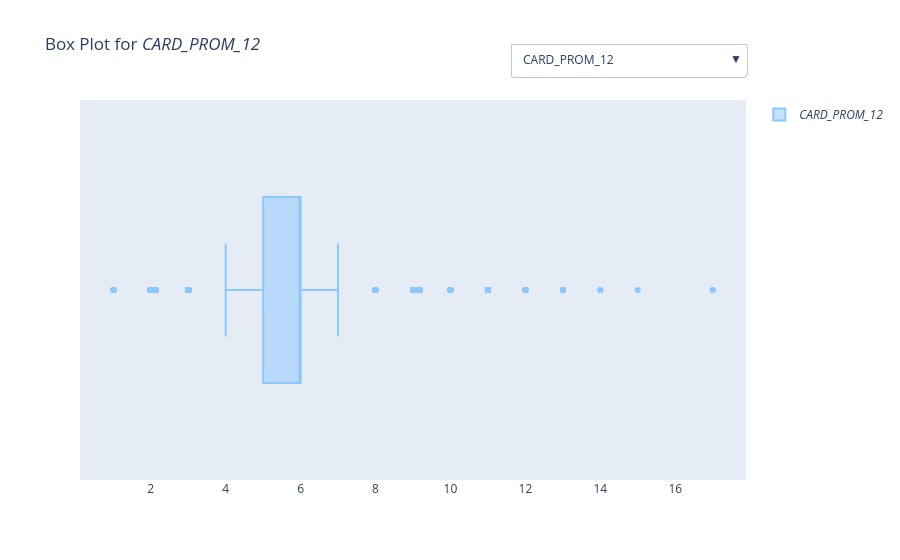

Notebook source saved alongside this figure:
### Markdown cell above
An interactive box plot was created for each numerical variable, allowing a focused inspection of the median, interquartile range, whiskers, and the position of individual extreme values.

### Code cell
numerical_columns = [col for col in donors_train1.select_dtypes(include=['number']).columns
                     if col not in ['PEP_STAR', 'INCOME_GROUP', 'WEALTH_RATING', 'TARGET_B']]

fig = go.Figure()
buttons = []

for idx, column in enumerate(numerical_columns):

    fig.add_trace(go.Box(
        x=donors_train1[column],
        name=f'<i>{column}</i>',
        marker_color='#8BC7FF',
        visible=(idx == 0)
    ))

    buttons.append(
        {'method': 'update',
         'label': column,
         'args': [{'visible': [i == idx for i in range(len(numerical_columns))]},
                  {'title': f'Box Plot for <i>{column}</i>', 'showlegend': True}]}
    )

fig.update_layout(
    updatemenus=[{'type': 'dropdown', 'active': 0, 'buttons': buttons, 'x': 1, 'y': 1.15}],
    title=f'Box Plot for <i>{numerical_columns[0]}</i>',
    showlegend=True,
    yaxis=dict(showticklabels=False)
)

fig.show()

### Figure 1 — Plotly figure (JSON) as saved in the notebook; plotly's stock layout.template omitted (floating-point values rounded to 4 significant figures; data arrays with more than 128 entries replaced by an {"elided": "..."} marker saying what was removed)
{"data": [{"marker": {"color": "#8BC7FF"}, "name": "<i>CARD_PROM_12</i>", "type": "box", "visible": true, "x": {"elided": "13560 float values"}}, {"marker": {"color": "#8BC7FF"}, "name": "<i>CHILDREN</i>", "type": "box", "visible": false, "x": {"elided": "13560 float values"}}, {"marker": {"color": "#8BC7FF"}, "name": "<i>DONOR_AGE</i>", "type": "box", "visible": false, "x": {"elided": "13560 float values"}}, {"marker": {"color": "#8BC7FF"}, "name": "<i>FILE_CARD_GIFT</i>", "type": "box", "visible": false, "x": {"elided": "13560 float values"}}, {"marker": {"color": "#8BC7FF"}, "name": "<i>FREQUENCY_STATUS_97NK</i>", "type": "box", "visible": false, "x": {"elided": "13560 float values"}}, {"marker": {"color": "#8BC7FF"}, "name": "<i>LAST_GIFT_AMT</i>", "type": "box", "visible": false, "x": {"elided": "13560 float values"}}, {"marker": {"color": "#8BC7FF"}, "name": "<i>LIFETIME_CARD_PROM</i>", "type": "box", "visible": false, "x": {"elided": "13560 float values"}}, {"marker": {"color": "#8BC7FF"}, "name": "<i>LIFETIME_GIFT_AMOUNT</i>", "type": "box", "visible": false, "x": {"elided": "13560 float values"}}, {"marker": {"color": "#8BC7FF"}, "name": "<i>LIFETIME_GIFT_COUNT</i>", "type": "box", "visible": false, "x": {"elided": "13560 float values"}}, {"marker": {"color": "#8BC7FF"}, "name": "<i>LIFETIME_MAX_GIFT_AMT</i>", "type": "box", "visible": false, "x": {"elided": "13560 float values"}}, {"marker": {"color": "#8BC7FF"}, "name": "<i>LIFETIME_MIN_GIFT_AMT</i>", "type": "box", "visible": false, "x": {"elided": "13560 float values"}}, {"marker": {"color": "#8BC7FF"}, "name": "<i>LIFETIME_PROM</i>", "type": "box", "visible": false, "x": {"elided": "13560 float values"}}, {"marker": {"color": "#8BC7FF"}, "name": "<i>MEDIAN_HOME_VALUE</i>", "type": "box", "visible": false, "x": {"elided": "13560 float values"}}, {"marker": {"color": "#8BC7FF"}, "name": "<i>MEDIAN_HOUSEHOLD_INCOME</i>", "type": "box", "visible": false, "x": {"elided": "13560 float values"}}, {"marker": {"color": "#8BC7FF"}, "name": "<i>MONTHS_SINCE_FIRST_GIFT</i>", "type": "box", "visible": false, "x": {"elided": "13560 float values"}}, {"marker": {"color": "#8BC7FF"}, "name": "<i>MONTHS_SINCE_LAST_GIFT</i>", "type": "box", "visible": false, "x": {"elided": "13560 float values"}}, {"marker": {"color": "#8BC7FF"}, "name": "<i>MONTHS_SINCE_LAST_PROM_RESP</i>", "type": "box", "visible": false, "x": {"elided": "13560 float values"}}, {"marker": {"color": "#8BC7FF"}, "name": "<i>NUMBER_PROM_12</i>", "type": "box", "visible": false, "x": {"elided": "13560 float values"}}, {"marker": {"color": "#8BC7FF"}, "name": "<i>PCT_ATTRIBUTE1</i>", "type": "box", "visible": false, "x": {"elided": "13560 float values"}}, {"marker": {"color": "#8BC7FF"}, "name": "<i>PCT_ATTRIBUTE2</i>", "type": "box", "visible": false, "x": {"elided": "13560 float values"}}, {"marker": {"color": "#8BC7FF"}, "name": "<i>PCT_ATTRIBUTE3</i>", "type": "box", "visible": false, "x": {"elided": "13560 float values"}}, {"marker": {"color": "#8BC7FF"}, "name": "<i>PCT_ATTRIBUTE4</i>", "type": "box", "visible": false, "x": {"elided": "13560 float values"}}, {"marker": {"color": "#8BC7FF"}, "name": "<i>PCT_OWNER_OCCUPIED</i>", "type": "box", "visible": false, "x": {"elided": "13560 float values"}}, {"marker": {"color": "#8BC7FF"}, "name": "<i>PER_CAPITA_INCOME</i>", "type": "box", "visible": false, "x": {"elided": "13560 float values"}}, {"marker": {"color": "#8BC7FF"}, "name": "<i>RECENT_AVG_CARD_GIFT_AMT</i>", "type": "box", "visible": false, "x": {"elided": "13560 float values"}}, {"marker": {"color": "#8BC7FF"}, "name": "<i>RECENT_AVG_GIFT_AMT</i>", "type": "box", "visible": false, "x": {"elided": "13560 float values"}}, {"marker": {"color": "#8BC7FF"}, "name": "<i>RECENT_CARD_RESPONSE_COUNT</i>", "type": "box", "visible": false, "x": {"elided": "13560 float values"}}, {"marker": {"color": "#8BC7FF"}, "name": "<i>RECENT_CARD_RESPONSE_PROP</i>", "type": "box", "visible": false, "x": {"elided": "13560 float values"}}, {"marker": {"color": "#8BC7FF"}, "name": "<i>RECENT_RESPONSE_COUNT</i>", "type": "box", "visible": false, "x": {"elided": "13560 float values"}}, {"marker": {"color": "#8BC7FF"}, "name": "<i>RECENT_RESPONSE_PROP</i>", "type": "box", "visible": false, "x": {"elided": "13560 float values"}}, {"marker": {"color": "#8BC7FF"}, "name": "<i>RECENT_STAR_STATUS</i>", "type": "box", "visible": false, "x": {"elided": "13560 float values"}}], "layout": {"showlegend": true, "title": {"text": "Box Plot for <i>CARD_PROM_12</i>"}, "updatemenus": [{"active": 0, "buttons": [{"args": [{"visible": [true, false, false, false, false, false, false, false, false, false, false, false, false, false, false, false, false, false, false, false, false, false, false, false, false, false, false, false, false, false, false]}, {"showlegend": true, "title": "Box Plot for <i>CARD_PROM_12</i>"}], "label": "CARD_PROM_12", "method": "update"}, {"args": [{"visible": [false, true, false, false, false, false, false, false, false, false, false, false, false, false, false, false, false, false, false, false, false, false, false, false, false, false, false, false, false, false, false]}, {"showlegend": true, "title": "Box Plot for <i>CHILDREN</i>"}], "label": "CHILDREN", "method": "update"}, {"args": [{"visible": [false, false, true, false, false, false, false, false, false, false, false, false, false, false, false, false, false, false, false, false, false, false, false, false, false, false, false, false, false, false, false]}, {"showlegend": true, "title": "Box Plot for <i>DONOR_AGE</i>"}], "label": "DONOR_AGE", "method": "update"}, {"args": [{"visible": [false, false, false, true, false, false, false, false, false, false, false, false, false, false, false, false, false, false, false, false, false, false, false, false, false, false, false, false, false, false, false]}, {"showlegend": true, "title": "Box Plot for <i>FILE_CARD_GIFT</i>"}], "label": "FILE_CARD_GIFT", "method": "update"}, {"args": [{"visible": [false, false, false, false, true, false, false, false, false, false, false, false, false, false, false, false, false, false, false, false, false, false, false, false, false, false, false, false, false, false, false]}, {"showlegend": true, "title": "Box Plot for <i>FREQUENCY_STATUS_97NK</i>"}], "label": "FREQUENCY_STATUS_97NK", "method": "update"}, {"args": [{"visible": [false, false, false, false, false, true, false, false, false, false, false, false, false, false, false, false, false, false, false, false, false, false, false, false, false, false, false, false, false, false, false]}, {"showlegend": true, "title": "Box Plot for <i>LAST_GIFT_AMT</i>"}], "label": "LAST_GIFT_AMT", "method": "update"}, {"args": [{"visible": [false, false, false, false, false, false, true, false, false, false, false, false, false, false, false, false, false, false, false, false, false, false, false, false, false, false, false, false, false, false, false]}, {"showlegend": true, "title": "Box Plot for <i>LIFETIME_CARD_PROM</i>"}], "label": "LIFETIME_CARD_PROM", "method": "update"}, {"args": [{"visible": [false, false, false, false, false, false, false, true, false, false, false, false, false, false, false, false, false, false, false, false, false, false, false, false, false, false, false, false, false, false, false]}, {"showlegend": true, "title": "Box Plot for <i>LIFETIME_GIFT_AMOUNT</i>"}], "label": "LIFETIME_GIFT_AMOUNT", "method": "update"}, {"args": [{"visible": [false, false, false, false, false, false, false, false, true, false, false, false, false, false, false, false, false, false, false, false, false, false, false, false, false, false, false, false, false, false, false]}, {"showlegend": true, "title": "Box Plot for <i>LIFETIME_GIFT_COUNT</i>"}], "label": "LIFETIME_GIFT_COUNT", "method": "update"}, {"args": [{"visible": [false, false, false, false, false, false, false, false, false, true, false, false, false, false, false, false, false, false, false, false, false, false, false, false, false, false, false, false, false, false, false]}, {"showlegend": true, "title": "Box Plot for <i>LIFETIME_MAX_GIFT_AMT</i>"}], "label": "LIFETIME_MAX_GIFT_AMT", "method": "update"}, {"args": [{"visible": [false, false, false, false, false, false, false, false, false, false, true, false, false, false, false, false, false, false, false, false, false, false, false, false, false, false, false, false, false, false, false]}, {"showlegend": true, "title": "Box Plot for <i>LIFETIME_MIN_GIFT_AMT</i>"}], "label": "LIFETIME_MIN_GIFT_AMT", "method": "update"}, {"args": [{"visible": [false, false, false, false, false, false, false, false, false, false, false, true, false, false, false, false, false, false, false, false, false, false, false, false, false, false, false, false, false, false, false]}, {"showlegend": true, "title": "Box Plot for <i>LIFETIME_PROM</i>"}], "label": "LIFETIME_PROM", "method": "update"}, {"args": [{"visible": [false, false, false, false, false, false, false, false, false, false, false, false, true, false, false, false, false, false, false, false, false, false, false, false, false, false, false, false, false, false, false]}, {"showlegend": true, "title": "Box Plot for <i>MEDIAN_HOME_VALUE</i>"}], "label": "MEDIAN_HOME_VALUE", "method": "update"}, {"args": [{"visible": [false, false, false, false, false, false, false, false, false, false, false, false, false, true, false, false, false, false, false, false, false, false, false, false, false, false, false, false, false, false, false]}, {"showlegend": true, "title": "Box Plot for <i>MEDIAN_HOUSEHOLD_INCOME</i>"}], "label": "MEDIAN_HOUSEHOLD_INCOME", "method": "update"}, {"args": [{"visible": [false, false, false, false, false, false, false, false, false, false, false, false, false, false, true, false, false, false, false, false, false, false, false, false, false, false, false, false, false, false, false]}, {"showlegend": true, "title": "Box Plot for <i>MONTHS_SINCE_FIRST_GIFT</i>"}], "label": "MONTHS_SINCE_FIRST_GIFT", "method": "update"}, {"args": [{"visible": [false, false, false, false, false, false, false, false, false, false, false, false, false, false, false, true, false, false, false, false, false, false, false, false, false, false, false, false, false, false, false]}, {"showlegend": true, "title": "Box Plot for <i>MONTHS_SINCE_LAST_GIFT</i>"}], "label": "MONTHS_SINCE_LAST_GIFT", "method": "update"}, {"args": [{"visible": [false, false, false, false, false, false, false, false, false, false, false, false, false, false, false, false, true, false, false, false, false, false, false, false, false, false, false, false, false, false, false]}, {"showlegend": true, "title": "Box Plot for <i>MONTHS_SINCE_LAST_PROM_RESP</i>"}], "label": "MONTHS_SINCE_LAST_PROM_RESP", "method": "update"}, {"args": [{"visible": [false, false, false, false, false, false, false, false, false, false, false, false, false, false, false, false, false, true, false, false, false, false, false, false, false, false, false, false, false, false, false]}, {"showlegend": true, "title": "Box Plot for <i>NUMBER_PROM_12</i>"}], "label": "NUMBER_PROM_12", "method": "update"}, {"args": [{"visible": [false, false, false, false, false, false, false, false, false, false, false, false, false, false, false, false, false, false, true, false, false, false, false, false, false, false, false, false, false, false, false]}, {"showlegend": true, "title": "Box Plot for <i>PCT_ATTRIBUTE1</i>"}], "label": "PCT_ATTRIBUTE1", "method": "update"}, {"args": [{"visible": [false, false, false, false, false, false, false, false, false, false, false, false, false, false, false, false, false, false, false, true, false, false, false, false, false, false, false, false, false, false, false]}, {"showlegend": true, "title": "Box Plot for <i>PCT_ATTRIBUTE2</i>"}], "label": "PCT_ATTRIBUTE2", "method": "update"}, {"args": [{"visible": [false, false, false, false, false, false, false, false, false, false, false, false, false, false, false, false, false, false, false, false, true, false, false, false, false, false, false, false, false, false, false]}, {"showlegend": true, "title": "Box Plot for <i>PCT_ATTRIBUTE3</i>"}], "label": "PCT_ATTRIBUTE3", "method": "update"}, {"args": [{"visible": [false, false, false, false, false, false, false, false, false, false, false, false, false, false, false, false, false, false, false, false, false, true, false, false, false, false, false, false, false, false, false]}, {"showlegend": true, "title": "Box Plot for <i>PCT_ATTRIBUTE4</i>"}], "label": "PCT_ATTRIBUTE4", "method": "update"}, {"args": [{"visible": [false, false, false, false, false, false, false, false, false, false, false, false, false, false, false, false, false, false, false, false, false, false, true, false, false, false, false, false, false, false, false]}, {"showlegend": true, "title": "Box Plot for <i>PCT_OWNER_OCCUPIED</i>"}], "label": "PCT_OWNER_OCCUPIED", "method": "update"}, {"args": [{"visible": [false, false, false, false, false, false, false, false, false, false, false, false, false, false, false, false, false, false, false, false, false, false, false, true, false, false, false, false, false, false, false]}, {"showlegend": true, "title": "Box Plot for <i>PER_CAPITA_INCOME</i>"}], "label": "PER_CAPITA_INCOME", "method": "update"}, {"args": [{"visible": [false, false, false, false, false, false, false, false, false, false, false, false, false, false, false, false, false, false, false, false, false, false, false, false, true, false, false, false, false, false, false]}, {"showlegend": true, "title": "Box Plot for <i>RECENT_AVG_CARD_GIFT_AMT</i>"}], "label": "RECENT_AVG_CARD_GIFT_AMT", "method": "update"}, {"args": [{"visible": [false, false, false, false, false, false, false, false, false, false, false, false, false, false, false, false, false, false, false, false, false, false, false, false, false, true, false, false, false, false, false]}, {"showlegend": true, "title": "Box Plot for <i>RECENT_AVG_GIFT_AMT</i>"}], "label": "RECENT_AVG_GIFT_AMT", "method": "update"}, {"args": [{"visible": [false, false, false, false, false, false, false, false, false, false, false, false, false, false, false, false, false, false, false, false, false, false, false, false, false, false, true, false, false, false, false]}, {"showlegend": true, "title": "Box Plot for <i>RECENT_CARD_RESPONSE_COUNT</i>"}], "label": "RECENT_CARD_RESPONSE_COUNT", "method": "update"}, {"args": [{"visible": [false, false, false, false, false, false, false, false, false, false, false, false, false, false, false, false, false, false, false, false, false, false, false, false, false, false, false, true, false, false, false]}, {"showlegend": true, "title": "Box Plot for <i>RECENT_CARD_RESPONSE_PROP</i>"}], "label": "RECENT_CARD_RESPONSE_PROP", "method": "update"}, {"args": [{"visible": [false, false, false, false, false, false, false, false, false, false, false, false, false, false, false, false, false, false, false, false, false, false, false, false, false, false, false, false, true, false, false]}, {"showlegend": true, "title": "Box Plot for <i>RECENT_RESPONSE_COUNT</i>"}], "label": "RECENT_RESPONSE_COUNT", "method": "update"}, {"args": [{"visible": [false, false, false, false, false, false, false, false, false, false, false, false, false, false, false, false, false, false, false, false, false, false, false, false, false, false, false, false, false, true, false]}, {"showlegend": true, "title": "Box Plot for <i>RECENT_RESPONSE_PROP</i>"}], "label": "RECENT_RESPONSE_PROP", "method": "update"}, {"args": [{"visible": [false, false, false, false, false, false, false, false, false, false, false, false, false, false, false, false, false, false, false, false, false, false, false, false, false, false, false, false, false, false, true]}, {"showlegend": true, "title": "Box Plot for <i>RECENT_STAR_STATUS</i>"}], "label": "RECENT_STAR_STATUS", "method": "update"}], "type": "dropdown", "x": 1, "y": 1.15}], "yaxis": {"showticklabels": false}}}
